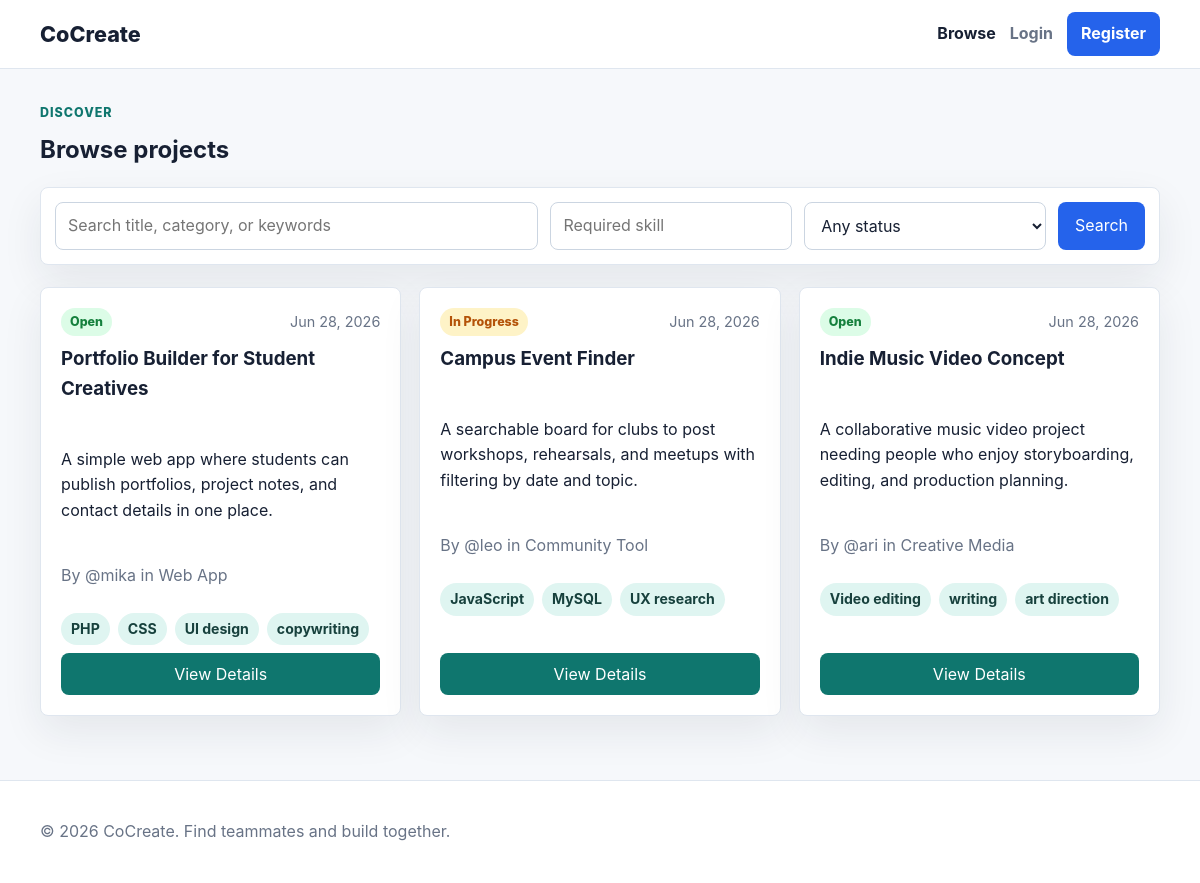
The app's page /pages/browse.php with its own data.
### tables this page shows
CREATE TABLE projects (
  project_id INT UNSIGNED AUTO_INCREMENT PRIMARY KEY,
  user_id INT UNSIGNED NOT NULL,
  project_title VARCHAR(180) NOT NULL,
  description TEXT NOT NULL,
  required_skills TEXT NOT NULL,
  category VARCHAR(120) NOT NULL,
  project_status ENUM('open', 'in_progress', 'completed') NOT NULL DEFAULT 'open',
  created_at TIMESTAMP NOT NULL DEFAULT CURRENT_TIMESTAMP,
  CONSTRAINT fk_projects_user
    FOREIGN KEY (user_id) REFERENCES users(user_id)
    ON DELETE CASCADE ON UPDATE CASCADE
);

CREATE TABLE users (
  user_id INT UNSIGNED AUTO_INCREMENT PRIMARY KEY,
  firstname VARCHAR(80) NOT NULL,
  lastname VARCHAR(80) NOT NULL,
  username VARCHAR(80) NOT NULL UNIQUE,
  email VARCHAR(160) NOT NULL UNIQUE,
  password_hash VARCHAR(255) NOT NULL,
  profile_picture VARCHAR(255) DEFAULT NULL,
  skills TEXT DEFAULT NULL,
  interests TEXT DEFAULT NULL,
  bio TEXT DEFAULT NULL,
  role ENUM('user', 'admin') NOT NULL DEFAULT 'user',
  status ENUM('active', 'disabled') NOT NULL DEFAULT 'active',
  created_at TIMESTAMP NOT NULL DEFAULT CURRENT_TIMESTAMP
);

### includes/session.php (called while the page is built, shortened)
<?php
function is_logged_in(): bool
{
    return isset($_SESSION['user_id']);
}
function e($value): string
{
    return htmlspecialchars((string)($value ?? ''), ENT_QUOTES, 'UTF-8');
}
function status_label(string $status): string
{
    return ucwords(str_replace('_', ' ', $status));
}
function excerpt(?string $text, int $length = 140): string
{
    $text = trim((string)$text);
    if (function_exists('mb_strimwidth')) {
        return mb_strimwidth($text, 0, $length, '...', 'UTF-8');
    }
    return strlen($text) > $length ? substr($text, 0, $length - 3) . '...' : $text;
}

### pages/browse.php (the view, shortened to what this page needs)
<?php
require_once __DIR__ . '/../includes/session.php';
require_once __DIR__ . '/../includes/db.php';
$assetPrefix = '../';
$pagePrefix = '';
$search = trim($_GET['q'] ?? '');
$skill = trim($_GET['skill'] ?? '');
$params = [];
$sql = 'SELECT p.*, u.username FROM projects p JOIN users u ON u.user_id = p.user_id';
$sql .= ' ORDER BY p.created_at DESC';
$stmt = $pdo->prepare($sql);
$stmt->execute($params);
$projects = $stmt->fetchAll();
require_once __DIR__ . '/../includes/header.php';
?>
<section class="page-head">
  <div>
    <p class="eyebrow">Discover</p>
    <h1>Browse projects</h1>
  </div>
</section>
<form class="filter-bar" method="get">
  <input name="q" placeholder="Search title, category, or keywords" value="<?= e($search) ?>">
  <input name="skill" placeholder="Required skill" value="<?= e($skill) ?>">
  <select name="status">
    <option value="">Any status</option>
  </select>
  <button class="btn btn-primary" type="submit">Search</button>
</form>
<div class="cards-grid">
  <?php foreach ($projects as $project): ?>
    <article class="card project-card">
      <div class="card-meta">
        <span class="status status-<?= e($project['project_status']) ?>"><?= e(status_label($project['project_status'])) ?></span>
        <span><?= e(date('M j, Y', strtotime($project['created_at']))) ?></span>
      </div>
      <h3><?= e($project['project_title']) ?></h3>
      <p><?= e(excerpt($project['description'], 150)) ?></p>
      <p class="muted">By @<?= e($project['username']) ?> in <?= e($project['category']) ?></p>
      <div class="tag-row">
        <?php foreach (array_filter(array_map('trim', explode(',', $project['required_skills']))) as $item): ?>
          <span class="tag"><?= e($item) ?></span>
        <?php endforeach; ?>
      </div>
      <a class="btn btn-secondary full" href="project.php?id=<?= (int)$project['project_id'] ?>">View Details</a>
    </article>
  <?php endforeach; ?>
</div>
<?php
require_once __DIR__ . '/../includes/footer.php';
?>

### includes/header.php (shortened to what this page needs)
<?php require_once __DIR__ . '/session.php'; ?>
<!doctype html>
<html lang="en">
<head>
  <link rel="stylesheet" href="<?= e($assetPrefix ?? '') ?>assets/css/styles.css">
</head>
<body>
<?php include __DIR__ . '/nav.php'; ?>
<main class="container page-shell">

### includes/nav.php (shortened to what this page needs)
<?php
$pageRoot = $pagePrefix ?? '';
$adminRoot = $adminPrefix ?? 'admin/';
$current = basename($_SERVER['PHP_SELF'] ?? '');
?>
<header class="site-header">
  <nav class="nav container">
    <a class="brand" href="<?= e($pageRoot) ?>index.php">CoCreate</a>
    <div class="nav-links" data-nav-links>
      <?php if (is_logged_in()): ?>
        <a class="<?= $current === 'dashboard.php' ? 'active' : '' ?>" href="<?= e($pageRoot) ?>dashboard.php">Dashboard</a>
        <a class="<?= $current === 'browse.php' ? 'active' : '' ?>" href="<?= e($pageRoot) ?>browse.php">Browse</a>
        <a class="<?= $current === 'create_project.php' ? 'active' : '' ?>" href="<?= e($pageRoot) ?>create_project.php">Create</a>
        <a class="<?= $current === 'my_projects.php' ? 'active' : '' ?>" href="<?= e($pageRoot) ?>my_projects.php">My Projects</a>
        <a class="<?= $current === 'my_requests.php' ? 'active' : '' ?>" href="<?= e($pageRoot) ?>my_requests.php">Requests</a>
        <a class="<?= $current === 'profile.php' ? 'active' : '' ?>" href="<?= e($pageRoot) ?>profile.php">Profile</a>
        <?php if (is_admin()): ?>
          <a href="<?= e($adminRoot) ?>dashboard.php">Admin</a>
        <?php endif; ?>
        <a class="nav-button" href="<?= e($pageRoot) ?>logout.php">Logout</a>
      <?php else: ?>
        <a class="<?= $current === 'browse.php' ? 'active' : '' ?>" href="<?= e($pageRoot) ?>browse.php">Browse</a>
        <a class="<?= $current === 'login.php' ? 'active' : '' ?>" href="<?= e($pageRoot) ?>login.php">Login</a>
        <a class="nav-button" href="<?= e($pageRoot) ?>register.php">Register</a>
      <?php endif; ?>
    </div>
  </nav>
</header>

### includes/footer.php (shortened to what this page needs)
</main>
<footer class="footer">
  <div class="container footer-inner">
    <p>&copy; <?= date('Y') ?> CoCreate. Find teammates and build together.</p>
  </div>
</footer>
</body>
</html>

### assets/css/styles.css (style rules this page uses)
:root { --bg: #f6f8fb; --surface: #ffffff; --ink: #172033; --muted: #687386; --line: #dfe6ef; --primary: #2563eb; --primary-dark: #1d4ed8; --secondary: #0f766e; --danger: #dc2626; --warning: #b45309; --success: #15803d; --shadow: 0 16px 40px rgba(23, 32, 51, 0.08); --radius: 8px; }
* { box-sizing: border-box; }
body { margin: 0; min-height: 100vh; background: var(--bg); color: var(--ink); font-family: Inter, ui-sans-serif, system-ui, -apple-system, BlinkMacSystemFont, "Segoe UI", sans-serif; line-height: 1.6; }
a { color: var(--primary); text-decoration: none; }
.container { width: min(1120px, calc(100% - 32px)); margin: 0 auto; }
.site-header { position: sticky; top: 0; z-index: 20; background: rgba(255, 255, 255, 0.94); border-bottom: 1px solid var(--line); backdrop-filter: blur(14px); }
.nav { min-height: 68px; display: flex; align-items: center; justify-content: space-between; gap: 20px; }
.brand { color: var(--ink); font-weight: 800; font-size: 1.35rem; letter-spacing: 0; }
.nav-links { display: flex; align-items: center; gap: 14px; font-weight: 650; }
.nav-links a { color: var(--muted); }
.nav-links a.active, .nav-links a:hover { color: var(--ink); }
.nav-button { padding: 9px 14px; border-radius: var(--radius); color: #fff !important; background: var(--primary); }
.page-shell { padding: 34px 0 64px; }
.section-head, .page-head { display: flex; align-items: end; justify-content: space-between; gap: 18px; margin-bottom: 18px; }
.section-head h2, .page-head h1 { margin: 0; }
.eyebrow { margin: 0 0 8px; color: var(--secondary); font-weight: 800; text-transform: uppercase; letter-spacing: 0.08em; font-size: 0.78rem; }
.muted { color: var(--muted); }
.cards-grid { display: grid; grid-template-columns: repeat(3, minmax(0, 1fr)); gap: 18px; }
.card, .stat, .empty-state, .filter-bar { border: 1px solid var(--line); border-radius: var(--radius); background: var(--surface); box-shadow: var(--shadow); }
.card { padding: 20px; }
.card h3, .card h2 { margin-top: 0; }
.project-card { display: flex; min-height: 285px; flex-direction: column; gap: 8px; }
.project-card .btn { margin-top: auto; }
.card-meta { display: flex; align-items: center; justify-content: space-between; gap: 12px; color: var(--muted); font-size: 0.9rem; }
.tag-row { display: flex; flex-wrap: wrap; gap: 8px; }
.tag { display: inline-flex; align-items: center; min-height: 30px; padding: 5px 10px; border-radius: 999px; color: #17413d; background: #dff5f1; font-size: 0.88rem; font-weight: 700; }
.status { display: inline-flex; align-items: center; min-height: 28px; padding: 4px 9px; border-radius: 999px; font-weight: 800; font-size: 0.78rem; text-transform: capitalize; }
.status-open, .status-accepted, .status-active { color: var(--success); background: #dcfce7; }
.status-in_progress, .status-pending { color: var(--warning); background: #fef3c7; }
.btn { display: inline-flex; align-items: center; justify-content: center; min-height: 42px; padding: 10px 16px; border: 1px solid transparent; border-radius: var(--radius); cursor: pointer; font-weight: 800; font: inherit; line-height: 1.1; text-decoration: none; transition: transform 0.15s ease, background 0.15s ease; }
.btn-primary { color: #fff; background: var(--primary); }
.btn-secondary { color: #fff; background: var(--secondary); }
.full { width: 100%; }
input, textarea, select { width: 100%; min-height: 44px; padding: 10px 12px; border: 1px solid #cbd5e1; border-radius: var(--radius); color: var(--ink); background: #fff; font: inherit; }
.filter-bar { display: grid; grid-template-columns: 2fr 1fr 1fr auto; gap: 12px; margin-bottom: 22px; padding: 14px; }
.footer { border-top: 1px solid var(--line); background: #fff; }
.footer-inner { padding: 22px 0; color: var(--muted); }

### records on screen
projects: project_status "Open", created_at "Jun 28, 2026", project_title "Portfolio Builder for Student Creatives", description "A simple web app where students can publish portfolios, project notes, and contact details in one place.", user.username "mika", category "Web App", required_skills "PHP", required_skills "CSS", required_skills "UI design", required_skills "copywriting"
projects: project_status "In Progress", created_at "Jun 28, 2026", project_title "Campus Event Finder", description "A searchable board for clubs to post workshops, rehearsals, and meetups with filtering by date and topic.", user.username "leo", category "Community Tool", required_skills "JavaScript", required_skills "MySQL", required_skills "UX research"
projects: project_status "Open", created_at "Jun 28, 2026", project_title "Indie Music Video Concept", description "A collaborative music video project needing people who enjoy storyboarding, editing, and production planning.", user.username "ari", category "Creative Media", required_skills "Video editing", required_skills "writing", required_skills "art direction"
